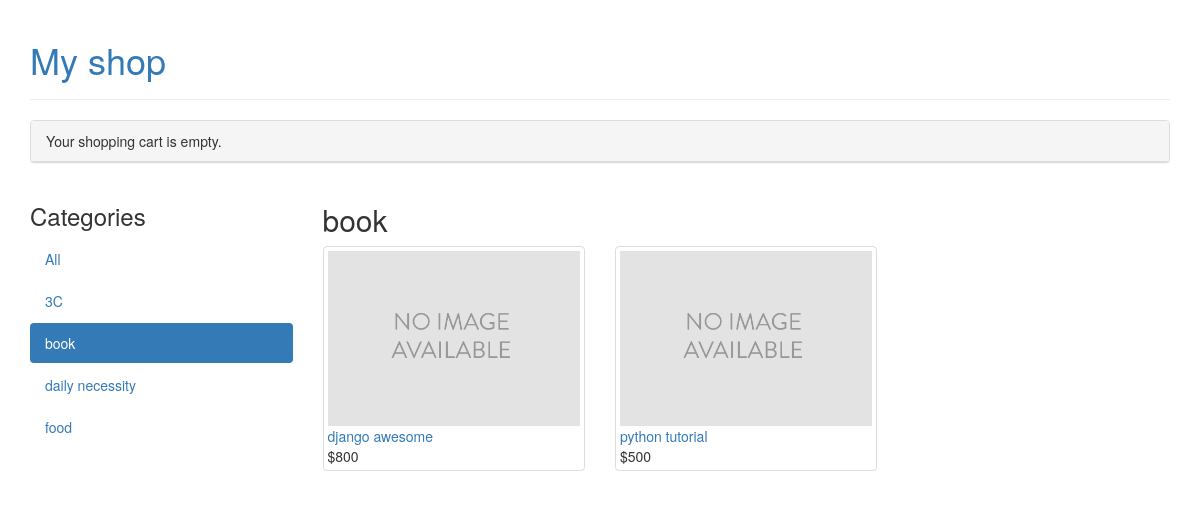
/book/, run on the app's committed database.
### shop/models.py (models this page shows, shortened)
class Category(models.Model):
    name = models.CharField(max_length=200,
                            db_index=True)
    slug = models.SlugField(max_length=200,
                            db_index=True,
                            unique=True)
    class Meta:
        ordering = ('name',)
        verbose_name = 'category'
        verbose_name_plural = 'categories'
    def get_absolute_url(self):
        r = reverse('shop:product_list_by_category',
                       args=[self.slug])
        print ("### cat r" , r)
        return reverse('shop:product_list_by_category',
                       args=[self.slug])

class Product(models.Model):
    category = models.ForeignKey(Category, on_delete=models.DO_NOTHING,
                                 related_name='products')
    name = models.CharField(max_length=200, db_index=True)
    slug = models.SlugField(max_length=200, db_index=True)
    image = models.ImageField(upload_to='products/%Y/%m/%d',
                              blank=True)
    description = models.TextField(blank=True)
    price = models.DecimalField(max_digits=10, decimal_places=0)
    stock = models.PositiveIntegerField()
    available = models.BooleanField(default=True)
    created = models.DateTimeField(auto_now_add=True)
    updated = models.DateTimeField(auto_now=True)
    class Meta:
        ordering = ('name',)
        index_together = (('id', 'slug'),)
    def get_absolute_url(self):
        r = reverse('shop:product_detail',
                       args=[self.id, self.slug])
        print ("### prod r" , r)
        return reverse('shop:product_detail',
                       args=[self.id, self.slug])

### shop/views.py (the view)
def product_list(request, category_slug=None):
    category = None
    categories = Category.objects.all()
    products = Product.objects.filter(available=True)
    if category_slug:
        category = get_object_or_404(Category, slug=category_slug)
        products = products.filter(category=category)
    return render(request,
                  'shop/product/list.html',
                  {'category': category,
                   'categories': categories,
                   'products': products})

### cart/cart.py (called while the page is built)
    def __len__(self):
        return sum(item['quantity'] for item in self.cart.values())

### cart/context_processors.py (called while the page is built)
def cart(request):
        return {'cart': Cart(request)}

### shop/templates/shop/product/list.html (shortened to what this page needs)
{% extends "shop/base.html" %}
{% load static %}
{% block content %}
    <div class="row">
        <div class="col-md-3">
            <h3>Categories</h3>
            <ul class="nav nav-pills nav-stacked">
                <li {% if not category %}class="active"{% endif %}>
                    <a href="{% url "shop:product_list" %}">All</a></li>
                {% for c in categories %}
                    <li {% if category.slug == c.slug %}class="active"{% endif %}>
                        <a href="{{ c.get_absolute_url }}">{{ c.name }}</a>
                    </li>
                {% endfor %}
            </ul>
        </div>
        <div class="col-md-9">
            <h2>{% if category %}{{ category.name }}{% else %}Products{% endif %}</h2>
            <div class="row">
                {% for product in products %}
                    <div class="col-md-4">
                        <div class="thumbnail">
                            <a href="{{ product.get_absolute_url }}">
                                <img src="{% if product.image %}{{ product.image.url }}
                                          {% else %}{% static "img/no_image.png" %} {% endif %}">
                            </a>
                            <a href="{{ product.get_absolute_url }}">{{ product.name }}</a><br>
                            ${{ product.price }}
                        </div>
                    </div>
                {% endfor %}
            </div>
        </div>
    </div>
{% endblock %}

### data on the page
Category: name "3C"
Category: name "book"
Category: name "daily necessity"
Category: name "food"
Product: name "django awesome", price "800"
Product: name "python tutorial", price "500"
